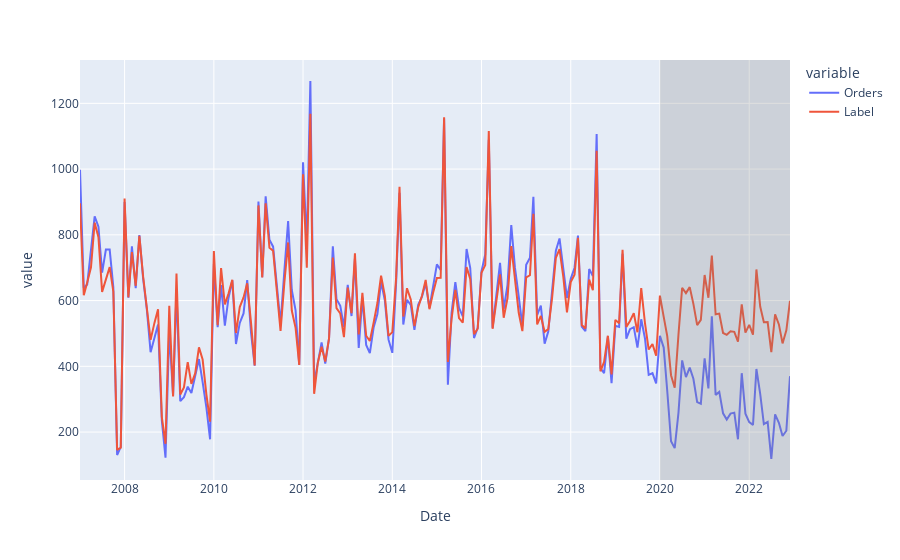

The notebook cell this image was saved under:
### Markdown cell above
##### Tuned model

### Code cell
# Generate predictions on the original dataset
predictions = predict_model(tuned_model, data=df)

# Add a date column in the dataset
predictions['Date'] = pd.date_range(start=start, end = end, freq = 'MS')

# Line plot
fig = px.line(predictions, x='Date', y=[dep_var, "Label"]) #, template = 'plotly_dark')

# Add a vertical rectange for test-set separation
fig.add_vrect(x0=start_test, x1=predictions.Date.max(), fillcolor="grey", opacity=0.25, line_width=0)
fig.show()

### Figure 1 — Plotly figure (JSON) as saved in the notebook; plotly's stock layout.template omitted (floating-point values rounded to 4 significant figures; data arrays with more than 128 entries replaced by an {"elided": "..."} marker saying what was removed)
{"data": [{"hovertemplate": "variable=Orders<br>Date=%{x}<br>value=%{y}<extra></extra>", "legendgroup": "Orders", "line": {"color": "#636efa", "dash": "solid"}, "marker": {"symbol": "circle"}, "mode": "lines", "name": "Orders", "orientation": "v", "showlegend": true, "type": "scatter", "x": {"elided": "192 str values"}, "xaxis": "x", "y": {"elided": "192 int values"}, "yaxis": "y"}, {"hovertemplate": "variable=Label<br>Date=%{x}<br>value=%{y}<extra></extra>", "legendgroup": "Label", "line": {"color": "#EF553B", "dash": "solid"}, "marker": {"symbol": "circle"}, "mode": "lines", "name": "Label", "orientation": "v", "showlegend": true, "type": "scatter", "x": {"elided": "192 str values"}, "xaxis": "x", "y": {"elided": "192 float values"}, "yaxis": "y"}], "layout": {"legend": {"title": {"text": "variable"}, "tracegroupgap": 0}, "margin": {"t": 60}, "shapes": [{"fillcolor": "grey", "line": {"width": 0}, "opacity": 0.25, "type": "rect", "x0": "2020-01-01T00:00:00", "x1": "2022-12-01T00:00:00", "xref": "x", "y0": 0, "y1": 1, "yref": "y domain"}], "xaxis": {"anchor": "y", "domain": [0, 1], "title": {"text": "Date"}}, "yaxis": {"anchor": "x", "domain": [0, 1], "title": {"text": "value"}}}}
